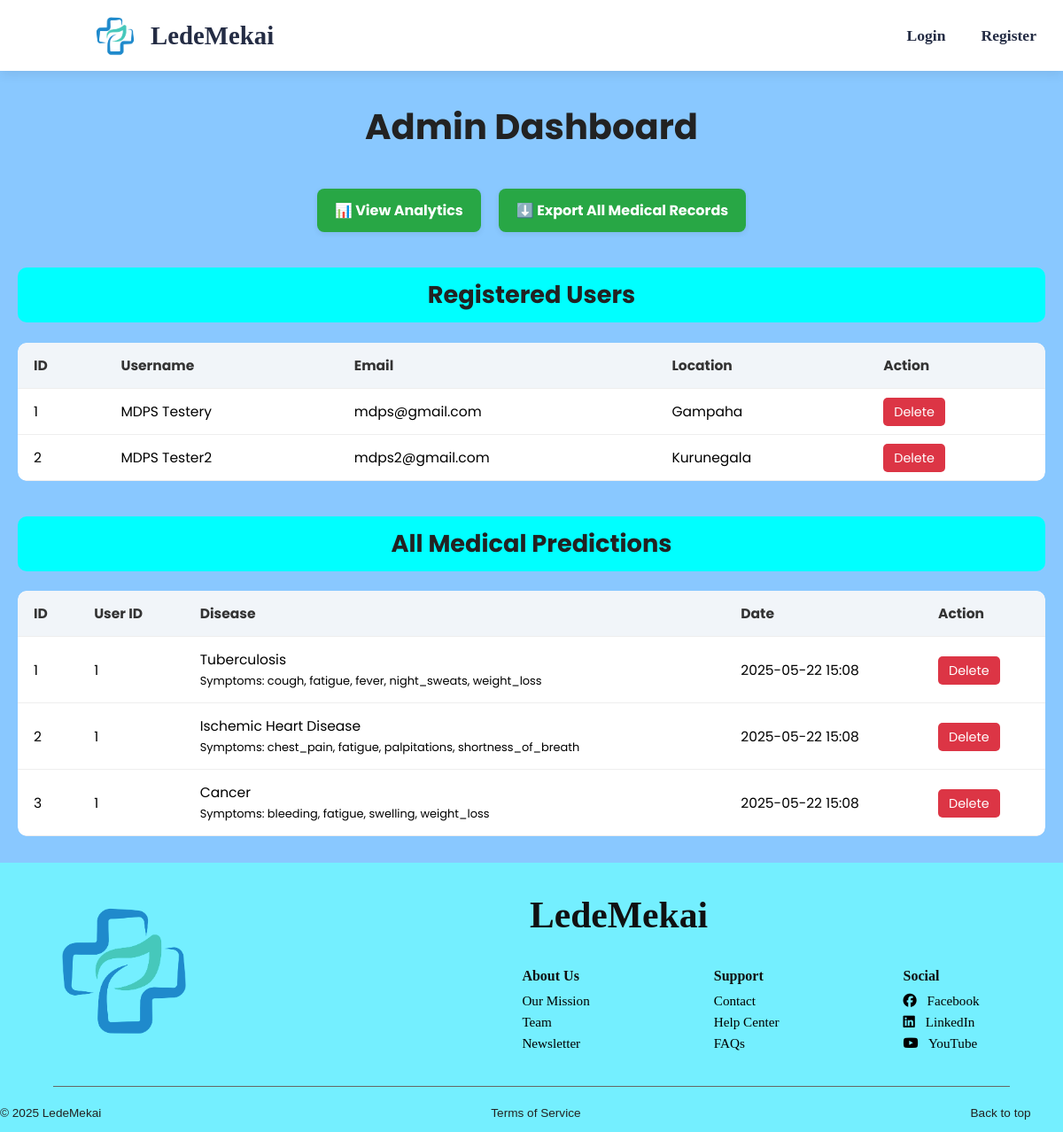
Before: /admin-dashboard (signed in) with the older database file.
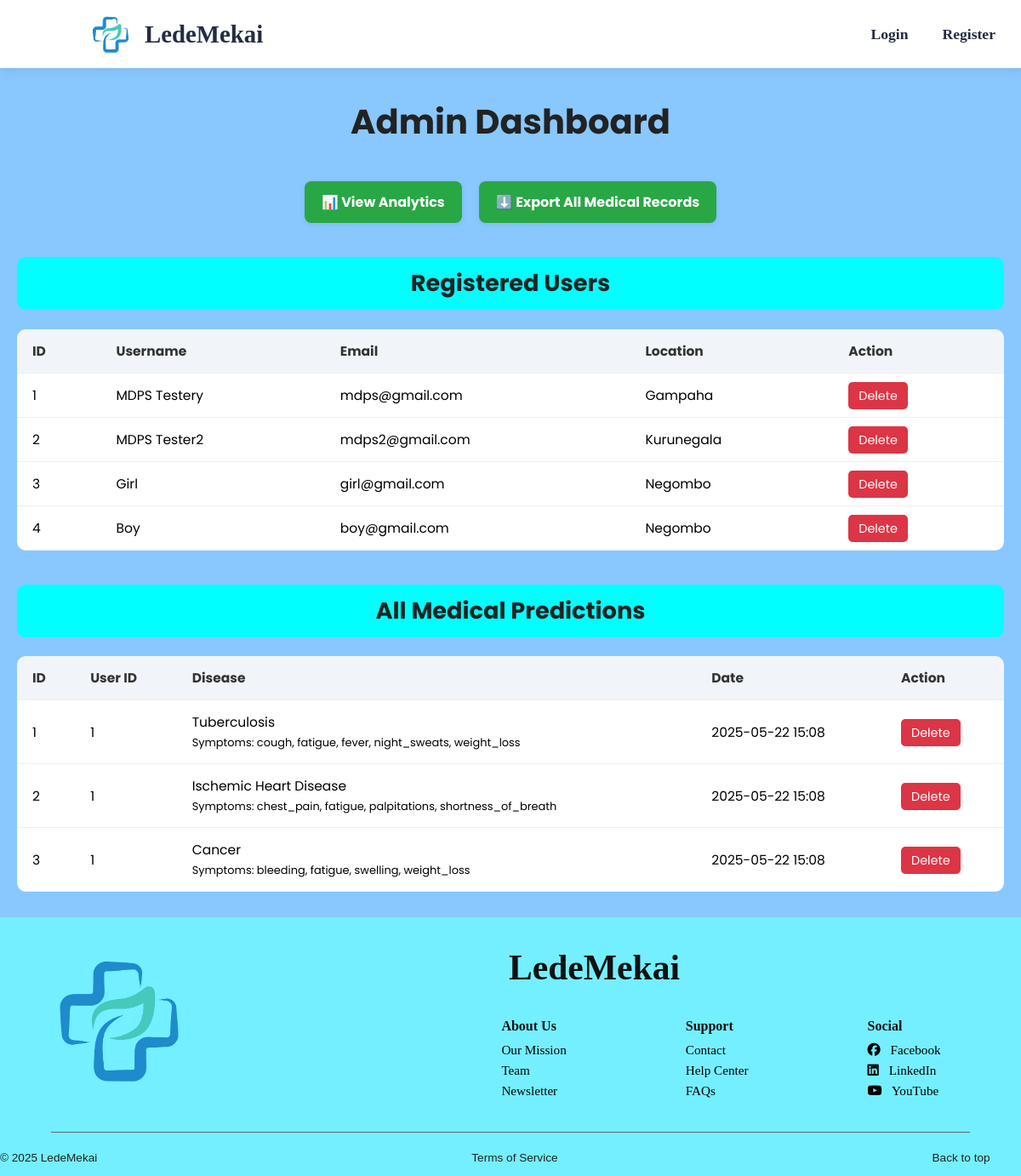
After: the same page with the newer database file.
### app.py (models this page shows, shortened)
class User(db.Model):
    id = db.Column(db.Integer, primary_key=True)
    username = db.Column(db.String(100), unique=True, nullable=False)
    email = db.Column(db.String(100), unique=True, nullable=False)
    password_hash = db.Column(db.String(128), nullable=False)
    location = db.Column(db.String(100), nullable=True)
    age = db.Column(db.Integer, nullable=True)
    gender = db.Column(db.String(10), nullable=True)

class MedicalHistory(db.Model):
    id = db.Column(db.Integer, primary_key=True)
    user_id = db.Column(db.Integer, db.ForeignKey('user.id'), nullable=False)
    disease = db.Column(db.String(100), nullable=False)
    symptoms_json = db.Column(db.Text, nullable=False)
    date = db.Column(db.DateTime, default=datetime.utcnow)

### app.py (the view)
@app.route('/admin-dashboard')
def admin_dashboard():
    if not session.get('is_admin'):
        return redirect(url_for('admin_login'))
    users = User.query.all()
    records = MedicalHistory.query.order_by(MedicalHistory.date.desc()).all()
    for rec in records:
        try:
            rec.symptoms_dict = json.loads(rec.symptoms_json)
        except:
            rec.symptoms_dict = {}
    return render_template('admin_dashboard.html', users=users, records=records)

### templates/admin_dashboard.html (shortened to what this page needs)
{% extends "layout.html" %}
{% block content %}
<section class="admin-dashboard admin-container">
  <h1 class="admin-title">Admin Dashboard</h1>
  <div class="admin-actions">
    <a href="/admin/stats" class="admin-link">📊 View Analytics</a>
    <a href="/admin/export-csv" class="admin-link">⬇️ Export All Medical Records</a>
  </div>
  <h2 class="admin-section-title">Registered Users</h2>
  <div class="table-wrapper">
    <table class="admin-table">
      <thead>
        <tr>
          <th>ID</th>
          <th>Username</th>
          <th>Email</th>
          <th>Location</th>
          <th>Action</th>
        </tr>
      </thead>
      <tbody>
        {% for user in users %}
        <tr>
          <td>{{ user.id }}</td>
          <td>{{ user.username }}</td>
          <td>{{ user.email }}</td>
          <td>{{ user.location or 'N/A' }}</td>
          <td>
            <a href="/admin/delete-user/{{ user.id }}" class="delete-btn" onclick="return confirm('Delete user {{ user.username }}?')">Delete</a>
          </td>
        </tr>
        {% endfor %}
      </tbody>
    </table>
  </div>
  <h2 class="admin-section-title">All Medical Predictions</h2>
  <div class="table-wrapper">
    <table class="admin-table">
      <thead>
        <tr>
          <th>ID</th>
          <th>User ID</th>
          <th>Disease</th>
          <th>Date</th>
          <th>Action</th>
        </tr>
      </thead>
      <tbody>
        {% for rec in records %}
        <tr>
          <td>{{ rec.id }}</td>
          <td>{{ rec.user_id }}</td>
          <td>
            {{ rec.disease }}<br>
            <small>
              Symptoms:
              {{ rec.symptoms_dict | dictsort | selectattr('1', 'equalto', 1) | map(attribute=0) | join(', ') }}
            </small>
          </td>
          <td>{{ rec.date.strftime('%Y-%m-%d %H:%M') }}</td>
          <td>
            <a href="/admin/delete-record/{{ rec.id }}" class="delete-btn" onclick="return confirm('Delete this record?')">Delete</a>
          </td>
        </tr>
        {% endfor %}
      </tbody>
    </table>
  </div>
</section>
{% endblock %}

### templates/layout.html (shortened to what this page needs)
<!DOCTYPE html>
<html lang="en">
<head>
  <link href="https://cdnjs.cloudflare.com/ajax/libs/font-awesome/6.7.2/css/all.min.css" rel="stylesheet">
  <link rel="stylesheet" href="{{ url_for('static', filename='styles.css') }}">
</head>
<body>
  {% include 'navbar.html' %}
  {% block content %}{% endblock %}
  {% include 'footer.html' %}
</body>
</html>

### templates/navbar.html (shortened to what this page needs)
<nav class="navbar">
  <div class="nav-header">
    <a href="/" class="logo">
      <img src="{{ url_for('static', filename='images/tlogo.png') }}" alt="Logo" class="logo-img">
      <span>LedeMekai</span>
    </a>
  </div>
  <div class="nav-links" id="navLinks">
    {% if session['username'] %}
      <a href="/profile">Profile</a>
      <a href="/logout">Logout</a>
    {% else %}
      <a href="/login">Login</a>
      <a href="/register">Register</a>
    {% endif %}
  </div>
</nav>

### templates/footer.html
<footer class="footer">
  <div class="footer-main">
    <div class="footer-logo-left">
      <img src="{{ url_for('static', filename='images/tlogo.png') }}" alt="Logo">
    </div>
    <div class="footer-center-content">
      <div class="footer-brand">
        <h2>LedeMekai</h2>
      </div>
      <div class="footer-columns">
        <div class="footer-column">
          <h3>About Us</h3>
          <a href="#">Our Mission</a>
          <a href="#">Team</a>
          <a href="#">Newsletter</a>
        </div>
        <div class="footer-column">
          <h3>Support</h3>
          <a href="#">Contact</a>
          <a href="#">Help Center</a>
          <a href="#">FAQs</a>
        </div>
        <div class="footer-column">
          <h3>Social</h3>
          <a href="#"><i class="fab fa-facebook"></i> Facebook</a>
          <a href="#"><i class="fab fa-linkedin"></i> LinkedIn</a>
          <a href="#"><i class="fab fa-youtube"></i> YouTube</a>
        </div>
      </div>
    </div>
  </div>
  <hr class="footer-divider">
  <div class="footer-bottom">
    <p>© 2025 LedeMekai</p>
    <p><a href="/terms">Terms of Service</a></p>
    <p><a href="#" onclick="window.scrollTo({ top: 0, behavior: 'smooth' });">Back to top</a></p>
  </div>
</footer>

### static/styles.css (style rules this page uses)
body { font-family: Arial, sans-serif; margin: 0; padding: 0; text-align: center; background-color: #f9f9f9; overflow-x: hidden; }
.navbar { display: flex; justify-content: space-between; align-items: center; background-color: #ffffff; padding: 10px 30px; height: 60px; z-index: 10; position: relative; box-shadow: 0 4px 12px rgba(0, 0, 0, 0.08); border-bottom: none; color: #000000; }
.nav-header { display: flex; justify-content: space-between; align-items: center; width: 100%; }
.logo { display: flex; align-items: center; text-decoration: none; color: #242c44; font-size: 1.8em; font-weight: bold; font-family: 'Costa Std ExtraBold'; margin-left: 70px; }
.logo-img { height: 60px; margin-right: 10px; }
.nav-links { display: flex; align-items: center; gap: 20px; }
.nav-links a { margin-left: 20px; text-decoration: none; color: #242c44; font-weight: bold; font-family: 'Ariata Display Medium'; font-size: 1.1rem; }
.footer { background-color: #74efff; color: #111; font-family: Arial, sans-serif; }
.footer-main { display: flex; justify-content: flex-start; align-items: flex-start; flex-wrap: wrap; max-width: 1200px; gap: 100px; }
.footer-logo-left img { width: 200px; height: auto; margin: 20px 0 20px 40px; }
.footer-center-content { flex: 1; text-align: left; }
.footer-brand h2 { font-size: 2.6em; margin-bottom: 20px; margin-left: 258px; font-family: 'Costa Std ExtraBold'; }
.footer-columns { display: flex; justify-content: center; gap: 140px; flex-wrap: wrap; margin-left: 155px; }
.footer-column a { display: block; text-decoration: none; color: #000; font-size: 0.95em; margin: 6px 0; font-family: 'Ariata Display Regular'; transition: color 0.3s ease; }
.footer-column i { margin-right: 8px; }
.footer-column h3 { font-size: 1em; margin-bottom: 10px; font-weight: bold; font-family: 'Ariata Display Medium'; }
.footer-divider { border: none; border-top: 1px solid #666; width: 90%; }
.footer-bottom { display: flex; align-items: center; flex-wrap: wrap; max-width: 1200px; margin: 0 auto; font-size: 0.85em; color: #222; }
.footer-bottom a { color: #222; text-decoration: none; margin-left: 440px; }
.admin-dashboard { background-color: #89c8ff; padding: 30px; }
.admin-container { max-width: 1200px; margin: auto; padding: 0 20px; margin-bottom: 30px; }
.admin-title { font-size: 2.5rem; color: #222; text-align: center; margin-bottom: 40px; }
.admin-actions { display: flex; flex-wrap: wrap; justify-content: center; gap: 20px; margin-bottom: 35px; }
.admin-link { background-color: #28a745; color: white; padding: 12px 20px; border-radius: 8px; text-decoration: none; font-weight: bold; transition: all 0.3s ease; box-shadow: 0 2px 6px rgba(0, 0, 0, 0.08); }
.admin-section-title { margin-top: 40px; color: #222; font-size: 1.7rem; padding: 10px; background-color: aqua; border-radius: 10px; }
.table-wrapper { overflow-x: auto; margin-top: 20px; border-radius: 10px; }
.admin-table { width: 100%; border-collapse: collapse; background-color: #fff; border-radius: 10px; overflow: hidden; box-shadow: 0 3px 8px rgba(0,0,0,0.05); }
.admin-table th, .admin-table td { padding: 14px 18px; border-bottom: 1px solid #eee; text-align: left; font-size: 0.97rem; }
.admin-table th { background-color: #f1f5f9; font-weight: bold; color: #333; }
.delete-btn { background-color: #dc3545; color: white; padding: 6px 12px; font-size: 0.9rem; border-radius: 5px; text-decoration: none; transition: background 0.3s ease; }

### templates/layout.html (style rules this page uses)
body { font-family: 'Poppins', sans-serif; }

### templates/admin_dashboard.html (style rules this page uses)
body { background-color: #89c8ff; }

Changed rows visible on the page:
added User: id "3", username "Girl", email "girl@gmail.com", location "Negombo"
added User: id "4", username "Boy", email "boy@gmail.com", location "Negombo"
